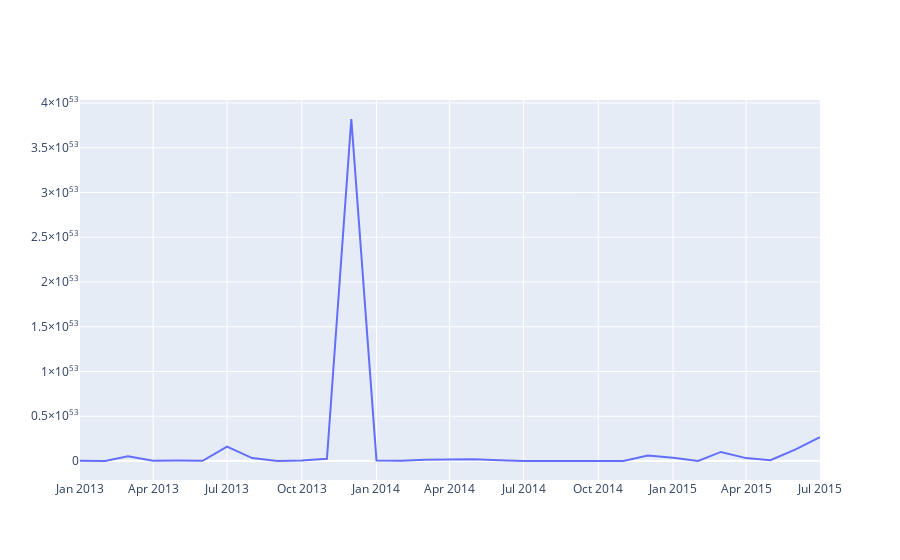

This figure's notebook cell:
### Code cell
iplot(Figure(data=Scatter(x=df.index,y=df['exp_data'])))
